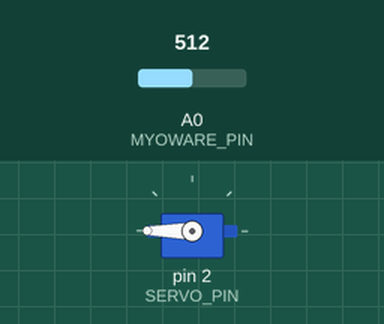
Simulated run of this sketch. Board: Arduino Uno, built with avr-gcc and run on an emulated ATmega328P. Parts: servo. The test bench sets the inputs (shaded band); at power-on: A0 (MYOWARE_PIN) = 512.

Above: at 1.2 s.
1.3 s: A0 (MYOWARE_PIN) set to 306
At 1.6 s:
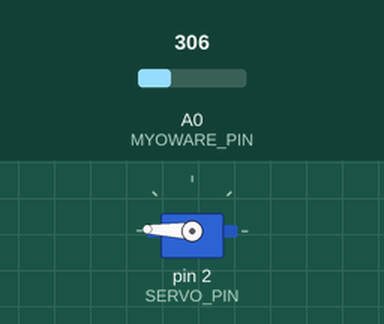
2.8 s: A0 (MYOWARE_PIN) set to 122
At 4.0 s:
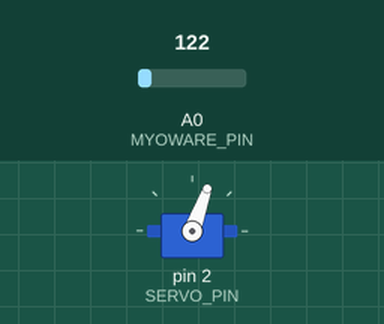
4.3 s: A0 (MYOWARE_PIN) set to 10
At 5.1 s:
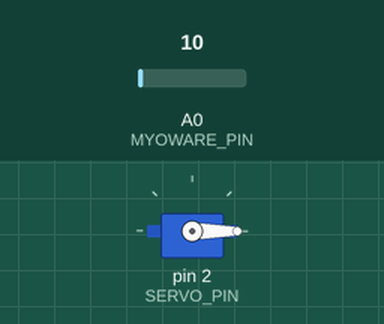
5.8 s: A0 (MYOWARE_PIN) set to 511
At 6.4 s:
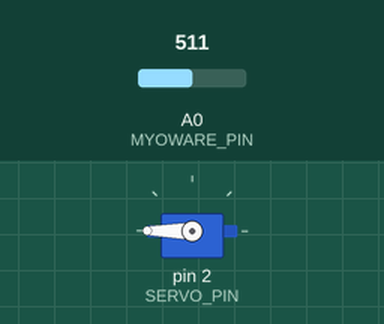
7.3 s: A0 (MYOWARE_PIN) set to 845
8.8 s: A0 (MYOWARE_PIN) set to 870
At 9.9 s:
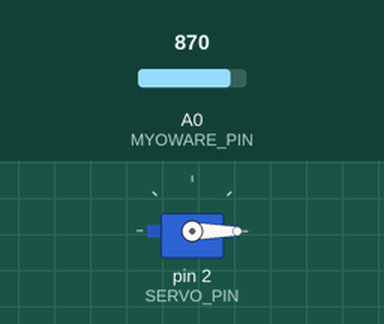
Timing chart, 0 to 11.3 s (numbered marks = the images above; inputs shaded):
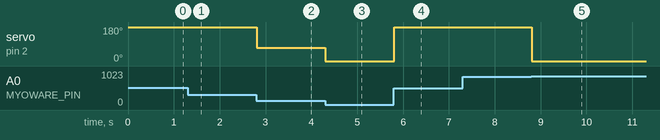

The sketch:

SERVO.ino
```cpp
#include <Servo.h>

const int MYOWARE_PIN = A0;  // Pin number of the MyoWare sensor
const int DELAY_TIME = 10;   // Delay time in milliseconds between sensor readings
const int SERVO_PIN = 2;     // Pin number of the servo motor

Servo servo;                 // Create a servo object

void setup() {
  Serial.begin(9600);       // Initialize the serial port
  servo.attach(SERVO_PIN);  // Attach the servo to the corresponding pin
}

void loop() {
  int sensorValue = readMyoWare(MYOWARE_PIN);  // Read the muscle signal from the MyoWare sensor
  moveServo(sensorValue);                      // Move the servo based on the muscle contraction
  delay(DELAY_TIME);                           // Delay for a specified time
}

int readMyoWare(int pin) {
  int sensorValue = analogRead(pin);  // Read the analog value from the MyoWare sensor
  return sensorValue;                 // Return the sensor value
}

void moveServo(int sensorValue) {
  int angle = map(sensorValue, 0, 1023, 0, 300);  // Map the sensor value to an angle between 0 and 180 degrees
  if (sensorValue > 20) {                        // If the muscle is contracted (threshold value can be adjusted)
    servo.write(angle*2);                           // Move the servo to the mapped angle
  } else {
    servo.write(0);                               // Move the servo back to initial position
  }
}
```

Measured:
- the behaviour switches between 852 and 853 on A0 (MYOWARE_PIN) (found by bisection; images 4 and 5)
- after the input at 1.3 s, servo on pin 2 (SERVO_PIN): 180° → 178° at once
- after the input at 2.8 s, servo on pin 2 (SERVO_PIN): 178° → 70° at once
- after the input at 4.3 s, servo on pin 2 (SERVO_PIN): 70° → 0° at once
- after the input at 5.8 s, servo on pin 2 (SERVO_PIN): 0° → 180° at once
- after the input at 7.3 s, every drawn part: stays the same
- after the input at 8.8 s, servo on pin 2 (SERVO_PIN): 180° → 0° at once
